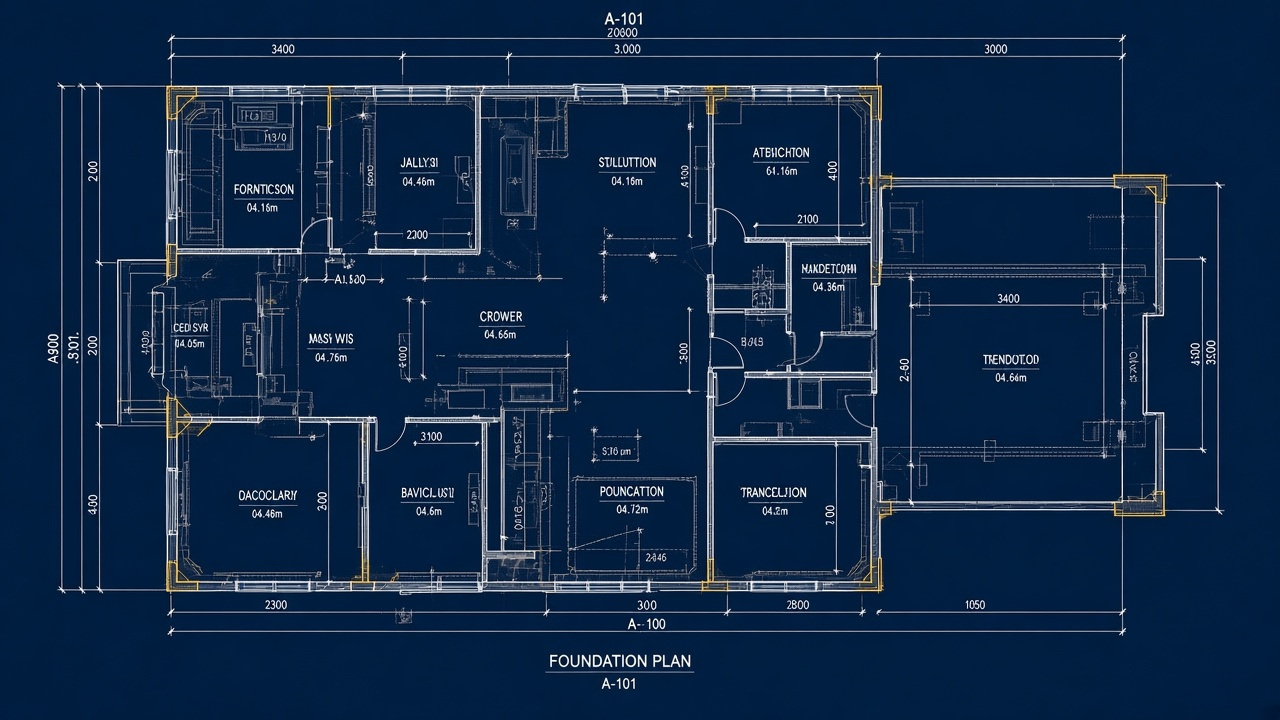
#> input picture docs/branding/calibraytai-opening-v1/storyboard/frame-a-blueprint.png, 1280 x 720 px
$ python compose_hq.py
#> lines starting #> are read from the running program, lines starting #| are printed output that depends on the picture
#!/usr/bin/env python3
"""Opening V1 Phase 3 HQ composition.

Locked Frame F is upscaled, never regenerated. Construction plates share the
Frame F camera after the blueprint. Pass 2 pacing: ~0.95s cosine dissolves,
one continuous pull, light mid-fade blur. Silent 1920×1080 @ 30 fps / 7.0s.
"""

from __future__ import annotations

import hashlib
import json
import shutil
import subprocess
from pathlib import Path

from PIL import Image, ImageDraw, ImageFilter, ImageFont

ROOT = Path(__file__).resolve().parents[1]
STORYBOARD = ROOT / "storyboard"
ASSETS = Path(
    "/Users/joelbrayman/.cursor/projects/Users-joelbrayman-Desktop-Brayman-Estimator/assets"
)
PHASE3 = Path(__file__).resolve().parent
STILLS = PHASE3 / "stills"
FRAMES_DIR = PHASE3 / "frames"
WEB_DIR = Path("/Users/joelbrayman/Desktop/Brayman-Estimator/app/static/opening/v1")

W, H = 1920, 1080
FPS = 30
DURATION_S = 7.0
TOTAL = int(DURATION_S * FPS)

LOCKED_F = STORYBOARD / "frame-f-completed-house-master-v1-approved.png"
LOCKED_F_SHA = "e73c121be02198bdc8e5e70a786b4f8f56b3fa234720b68669c79c2def54ab7b"
LOGO = STORYBOARD / "approved-logo-v1-dark-reference.png"

FADES: list[tuple[str, float, float]] = [
    ("L", 0.40, 0.95),
    ("C", 1.50, 0.95),
    ("D", 2.55, 0.95),
    ("E", 3.60, 0.95),
    ("F", 4.65, 1.00),
    ("G", 5.85, 0.95),
]


def sha256(path: Path) -> str:
    return hashlib.sha256(path.read_bytes()).hexdigest()


def smoother(t: float) -> float:
    t = max(0.0, min(1.0, t))
    return t * t * t * (t * (t * 6.0 - 15.0) + 10.0)


def lerp(a: float, b: float, t: float) -> float:
    return a + (b - a) * t


def fit(im: Image.Image) -> Image.Image:
    im = im.convert("RGB")
#> im is the input picture: PIL image 1280x720 RGB; mean R, G, B 14.8, 40.5, 72.3
    if im.size != (W, H):
        im = im.resize((W, H), Image.Resampling.LANCZOS)
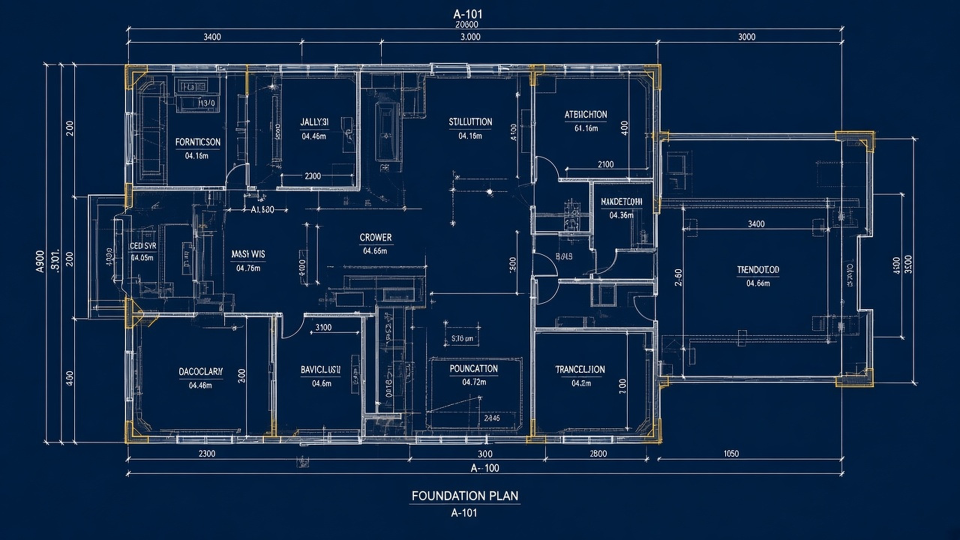
#> im: PIL image 1920x1080 RGB (shown at 1/2 size); mean R, G, B 15, 40.5, 72.3
    return im


# [9 lines left out: function ken_burns, not called in this run]


def camera_at(t: float) -> tuple[float, float, float]:
    u = smoother(t / DURATION_S)
    return lerp(1.06, 1.0, u), lerp(0.49, 0.50, u), lerp(0.46, 0.48, u)


# [54 lines left out: functions gold_hint, optical_mix, active_pair, composite_g, not called in this run]


def prepare_stills() -> dict[str, Image.Image]:
    STILLS.mkdir(parents=True, exist_ok=True)
    f_sha = sha256(LOCKED_F)
    if f_sha != LOCKED_F_SHA:
        raise SystemExit(f"LOCKED Frame F hash mismatch: {f_sha}")

    mapping = {
        "A": STORYBOARD / "frame-a-blueprint.png",
        "L": ASSETS / "calibraytai-opening-v1-p3-layout-34.png",
        "C": ASSETS / "calibraytai-opening-v1-p3-foundation-34.png",
        "D": ASSETS / "calibraytai-opening-v1-p3-framing-34.png",
        "E": ASSETS / "calibraytai-opening-v1-p3-envelope-34.png",
        "F": LOCKED_F,
    }
    stills: dict[str, Image.Image] = {}
    for key, src in mapping.items():
#> (the run stopped early here; a loop or call above may not have finished)
